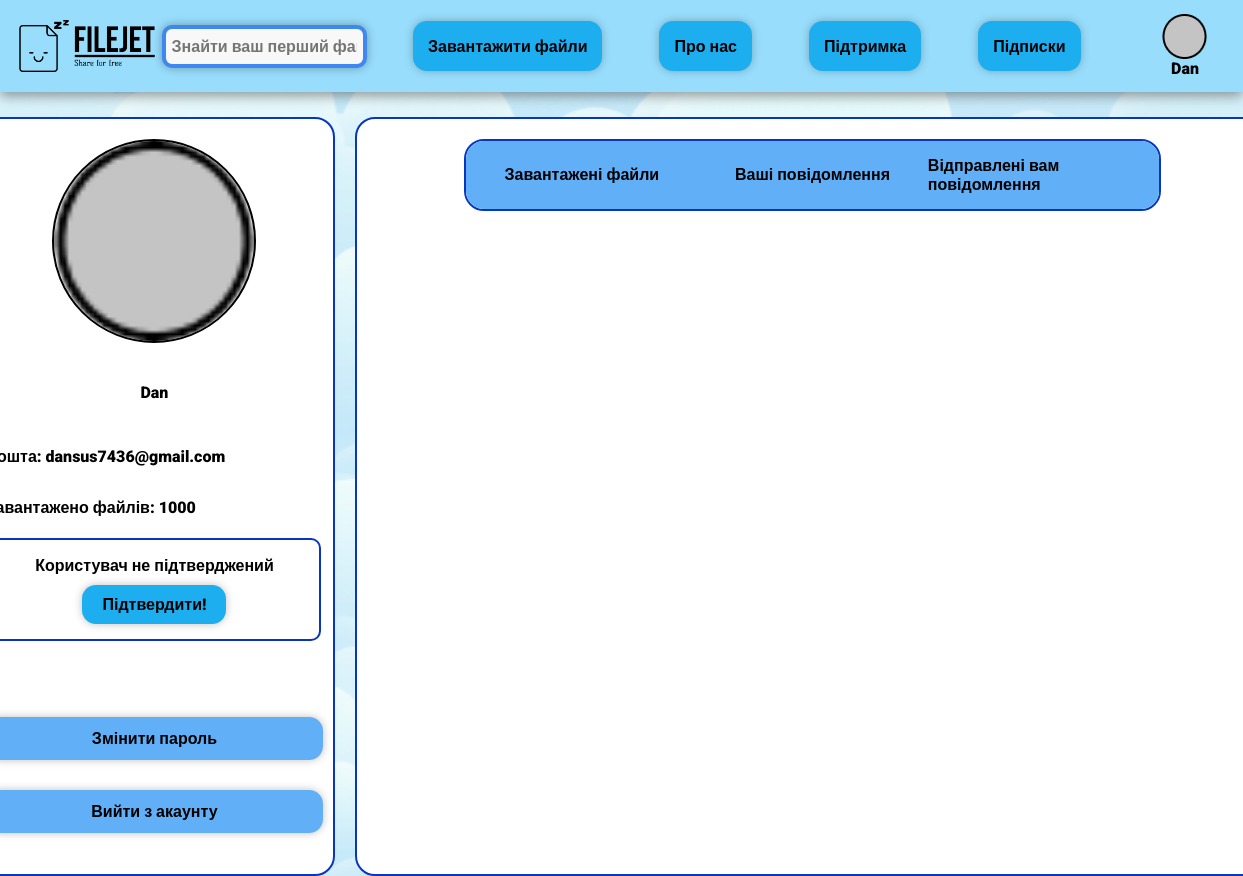
Before: /profile/ (signed in) with the older database file.
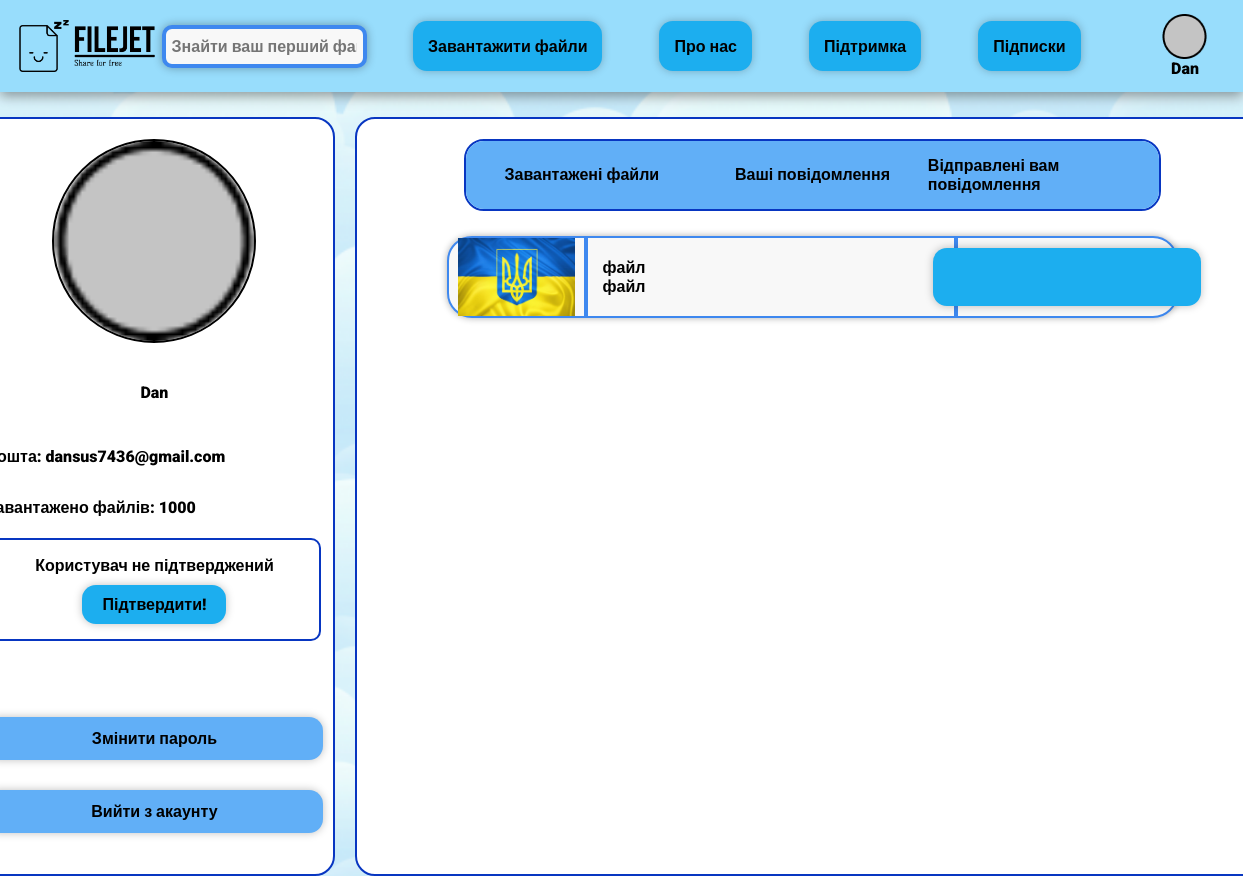
After: the same page with the newer database file.
### ProfileApp/models.py (models this page shows)
class Profile(models.Model):
    user = models.OneToOneField(User, on_delete=models.CASCADE)
    image = models.ImageField(upload_to='image/%Y/%m/%d', blank=True)

### FileApp/models.py (models this page shows)
class File(models.Model):
    file_path = models.FileField(upload_to='files/%Y/%m/%d', max_length=100, null=True, blank=True)
    name = models.CharField(max_length=255, null=True, blank=True)
    description = models.TextField(null=True, blank=True)
    category = models.ForeignKey(Category, on_delete=models.CASCADE, null=True, blank=True)
    private = models.BooleanField()
    image = models.ImageField(upload_to='image/%Y/%m/%d', null=True, blank=True)
    user = models.ForeignKey(settings.AUTH_USER_MODEL, on_delete=models.CASCADE, null=True, blank=True)
    def __str__(self):
        return self.name

### ProfileApp/views.py (the view)
# urls.py: path(r'profile/', show_profile, name='profile'),
@login_required(login_url='main')
def show_profile(request):
    context = {}
    files = list(File.objects.filter(user = request.user))
    profile = Profile.objects.get(user=request.user)
    context['profile'] = profile
    context['files'] = files
    print(files)
    return render(request, 'profile.html', context)

### MainApp/templatetags/base.py (called while the page is built)
@register.simple_tag
def give_user(request):
    if request.user.is_authenticated:
        user = request.user
        profile = Profile.objects.get(user=user)
        return profile

### ProfileApp/templates/profile.html (shortened to what this page needs)
{% extends 'base.html' %}
{% load static %}
{% block style %} <link rel="stylesheet" href="{% static 'css/profile.css' %}"> {% endblock %}
{% block content %}
<div id="content">
    <div id="profile-menu">
        <div id="profile-picture">
            {% if profile.image %}
            <img class="image_account" src="{{ profile.image.url }}" alt="Нема аккаунту">
            {% else %}
            <img class="image_account" src="{% static 'elipss.png' %}" alt="Нема аккаунту">
            {% endif %}
        </div>
        <div id="text-info">
            <div id="name-login">
                <span>{{ profile.user.username }}</span>
            </div>
            <div id="email">
                <span>Пошта: {{ profile.user.email }}</span>
            </div>
            <div id="amount-files">
                <span>Завантажено файлів: 1000</span>
            </div>
            <div id="acception">
                <span>Користувач не підтверджений</span>
                <a href="{% url 'authenticate' %}" id="button-accept-email">Підтвердити!</a>
            </div>
        </div>
        <div id="profile-buttons">
            <a href=""><span>Змінити пароль</span></a>
            <a href="{% url 'logout' %}"><span>Вийти з акаунту</span></a>
        </div>
    </div>
    <div id="profile-content">
        <div id="buttons-menu">
            <a href="">Завантажені файли</a>
            <a href="">Ваші повідомлення</a>
            <a href="">Відправлені вам повідомлення</a>
        </div>
        <div id="files">
            {% for file in files %}
            <div class="file">
                <div class="file-image">
                    <img src="{{ file.image.url }}" alt="{{ file.name }}">
                </div>
                <div class="file-info">
                    <span>{{ file.name }}</span>
                    <span>{{ file.description }}</span>
                </div>
                <div class="file-button">
                    <a class="button-to-file" href=""></a>
                </div>
            </div>
            {% endfor %}
        </div>
    </div>
</div>
{% endblock %}

### MainApp/templates/base.html (shortened to what this page needs)
<html lang="en">
    {% load static %}
    {% load base %}
    {% give_user request as profile %}
<head>
    <link rel="stylesheet" href="{% static 'css/base.css' %}">
    {% block style %} {% endblock %}
</head>
<body>
    <header>
        <div id="left-header-side">
            <p><a href="{% url 'main' %}"><img class="logo" src="{% static 'images/header-logo.png' %}" alt="Логотип компанії"></a></p>
            {% if user.is_authenticated %}
            <input type="text" id="search-bar" placeholder="Знайти ваш перший файл...">
            {% endif %}
        </div>
        <div class="navigation_buttons">
            <a href="{% url 'upload_file' %}">Завантажити файли</a>
            <a href="{% url 'about_us' %}">Про нас</a>
            <a href="{% url 'documentation' %}">Підтримка</a>
            <a href="{% url 'subscription' %}">Підписки</div></a>
        <div class="no_account">
            <a href="{% url 'profile' %}">
                {% if profile.image %}
                <img class="image_account" src="{{ profile.image.url }}" alt="Нема аккаунту">
                {% else %}
                <img class="image_account" src="{% static 'elipss.png' %}" alt="Нема аккаунту">
                {% endif %}
                {{ profile.user.username }}
            </a>
        </div>
    </header>
    {% block content %}{% endblock %}
</body>
</html>

### MainApp/static/css/base.css (style rules this page uses)
* { padding: 0; margin: 0; font-family: 'Roboto', sans-serif; font-weight: 900; }
body { width: 100%; height: 100%; display: flex; flex-flow: column; }
a, a:hover, a:visited, a:active { color: inherit; text-decoration: none; }
header { display: flex; flex-direction: row; justify-content: space-between; align-items: center; width: 100%; height: 100px; background: #98DDFC; box-shadow: 0px 4px 12px rgba(0, 0, 0, 0.4); flex: 0 1 auto; }
#left-header-side { padding-left: 1.5%; gap: 2%; display: flex; justify-content: space-between; width: 28%; align-items: center; }
.logo { width: 136px; height: 52px; flex: none; order: 0; flex-grow: 0; }
header #search-bar { padding: 8px 6px; width: 70%; font-size:16px; background: #F8F8F8; border: 4px solid #3E88EF; box-shadow: 0px 0px 10px rgba(0, 0, 0, 0.32); border-radius: 10px; transition: 500ms ease-in-out; }
.navigation_buttons { display: flex; flex-direction: row; justify-content: center; align-items: center; padding: 0px 0px; gap: 57px; width: 720px; height: 92px; flex: none; order: 1; align-self: stretch; flex-grow: 0; }
.navigation_buttons a { display: flex; flex-direction: row; justify-content: center; align-items: center; padding: 3px 15px; height: 44px; background: #1CAEEF; box-shadow: 0px 0px 8px rgba(0, 0, 0, 0.25); border-radius: 14px; border: 0px; flex: none; order: 0; flex-grow: 0; }
.no_account { display: flex; flex-direction: column; justify-content: center; align-items: center; padding: 5px 19px; width: 78px; height: 74px; border-radius: 10px; flex: none; order: 2; flex-grow: 0; }
.no_account a { display: flex; flex-direction: column; justify-content: center; align-items: center; padding: 5px 19px; width: 78px; height: 74px; border-radius: 10px; flex: none; order: 2; flex-grow: 0; }
.image_account { box-sizing: border-box; width: 45px; height: 45px; flex: none; flex-grow: 0; width: 45px; height: 45px; font-size: 14px; font-family: 'Roboto'; font-style: normal; font-weight: 700; font-size: 14px; line-height: 150%; letter-spacing: -0.019em; color: #000000; flex: none; flex-grow: 0; }

Changed rows visible on the page:
added File: image (picture), name "файл", description "файл"
